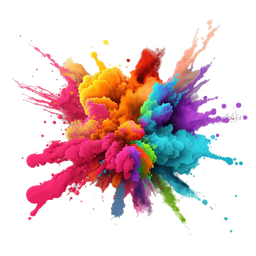
#> input picture 1sem/lab/lab_1_imgs/im.png, 256 x 256 px, shrunk from 1200 x 1200 before the run, found by its file name
$ python main.py
#> lines starting #> are read from the running program, lines starting #| are printed output that depends on the picture; after the words box and inside, x2 and y2 are one past the last pixel; in counts of white or black regions, pixels touching at a corner belong together
from PIL import Image, ImageFilter

def median_filter_decision_rule(aperture):
    count_ones = sum(1 for pixel in aperture if pixel > 128)
    count_zeros = sum(1 for pixel in aperture if pixel == 0)
    if count_ones > len(aperture) / 2:
        return 255
    else:
        return 0

def apply_median_filter(image, filter_size):
    filtered_image = image.copy()
    width, height = image.size
    padding = filter_size // 2

    for i in range(padding, width - padding):
        for j in range(padding, height - padding):
            print(image.getpixel((i, j)))
            aperture = [image.getpixel((x, y)) for x in range(i - padding, i + padding + 1)
                                                  for y in range(j - padding, j + padding + 1)]
            filtered_image.putpixel((i, j), median_filter_decision_rule(aperture))

    return filtered_image

# Загрузка монохромного изображения в формате PNG
image_path = 'imgs/input/im.png'
image = Image.open(image_path).convert('L')  # Конвертация в градации серого не нужна для PNG
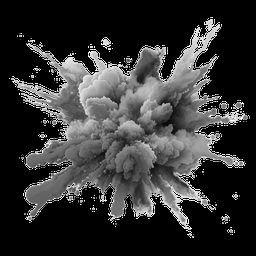
#> image: PIL image 256x256 L; min 0, max 255, mean 51

# Применение медианного фильтра с размером апертуры 3x3
filtered_image = apply_median_filter(image, filter_size=9)
#> the loop in apply_median_filter, `for i in range(padding, width - padding):` made 248 passes
#> (printed output is left out)
#> after the loop in apply_median_filter, `for i in range(padding, width - padding):`:
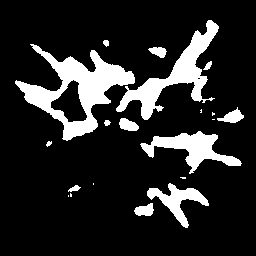
#> filtered_image: PIL image 256x256 L; 15.1% white; 20 white regions (7 under 20 px), largest, box (x1, y1, x2, y2) and area: (15, 44, 135, 141) 3881, (116, 20, 219, 120) 2577, (140, 131, 242, 174) 1580

# Показ изображения до и после обработки
image.show(title='Original Image')
filtered_image.show(title='Filtered Image')

# Сохранение обработанного изображения
filtered_image.save('imgs/output/filtered_image.png')
